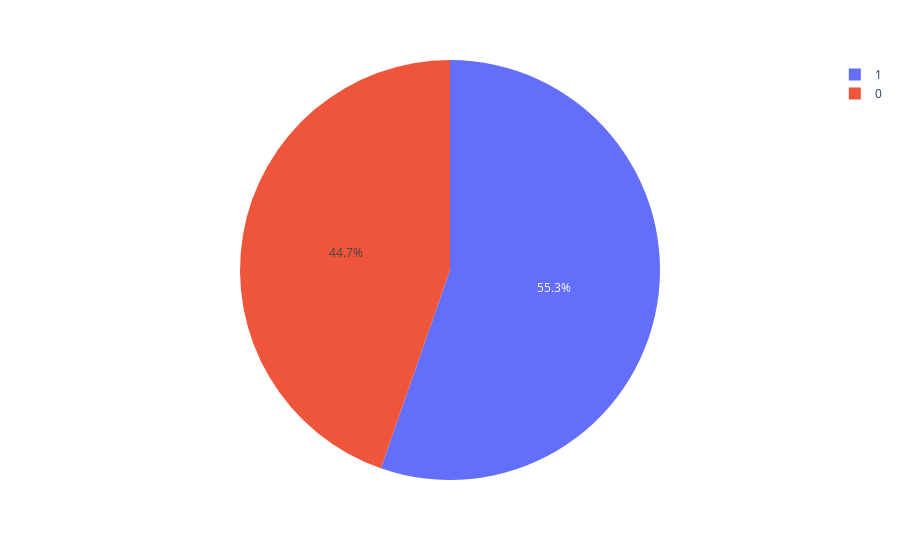

The cell this chart's notebook holds for it:
### Code cell
px.pie(dados, "HeartDisease")

### Figure 1 — Plotly figure (JSON) as saved in the notebook; plotly's stock layout.template omitted (floating-point values rounded to 4 significant figures; data arrays with more than 128 entries replaced by an {"elided": "..."} marker saying what was removed)
{"data": [{"domain": {"x": [0, 1], "y": [0, 1]}, "hovertemplate": "HeartDisease=%{label}<extra></extra>", "labels": {"elided": "918 int values"}, "legendgroup": "", "name": "", "showlegend": true, "type": "pie"}], "layout": {"legend": {"tracegroupgap": 0}, "margin": {"t": 60}}}
